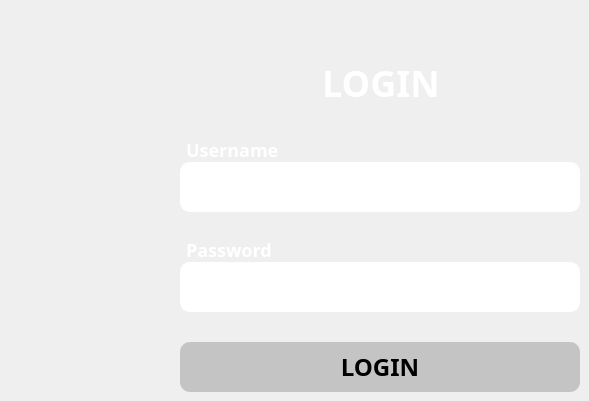
      <widget class="QWidget" name="SettingsTab">
       <attribute name="icon">
        <iconset resource="source.qrc">
         <normaloff>:/logos/logos/SettingsTabIcon.png</normaloff>:/logos/logos/SettingsTabIcon.png</iconset>
       </attribute>
       <attribute name="title">
        <string/>
       </attribute>
       <widget class="QLabel" name="LoginLabel">
        <property name="geometry">
         <rect>
          <x>322</x>
          <y>67</y>
          <width>116</width>
          <height>32</height>
         </rect>
        </property>
        <property name="styleSheet">
         <string notr="true">font-family: Plus Jakarta Sans;
font-style: normal;
font-weight: 500;
font-size: 36px;
line-height: 90%;
/* or 32px */

text-align: center;
text-transform: uppercase;

color: #FFFFFF;</string>
        </property>
        <property name="text">
         <string>LOGIN</string>
        </property>
       </widget>
       <widget class="QLabel" name="UserNameLabel">
        <property name="geometry">
         <rect>
          <x>186</x>
          <y>142</y>
          <width>117</width>
          <height>16</height>
         </rect>
        </property>
        <property name="styleSheet">
         <string notr="true">
font-family: Plus Jakarta Sans;
font-style: normal;
font-weight: 500;
font-size: 18px;
line-height: 90%;
/* or 16px */


color: #FFFFFF;</string>
        </property>
        <property name="text">
         <string>Username</string>
        </property>
       </widget>
       <widget class="QLineEdit" name="UserNameInput">
        <property name="geometry">
         <rect>
          <x>180</x>
          <y>162</y>
          <width>400</width>
          <height>50</height>
         </rect>
        </property>
        <property name="styleSheet">
         <string notr="true">border: 2px solid #FFFFFF;
box-sizing: border-box;
border-radius: 10px;</string>
        </property>
       </widget>
       <widget class="QLabel" name="PasswordNameLabel">
        <property name="geometry">
         <rect>
          <x>186</x>
          <y>242</y>
          <width>113</width>
          <height>16</height>
         </rect>
        </property>
        <property name="styleSheet">
         <string notr="true">
font-family: Plus Jakarta Sans;
font-style: normal;
font-weight: 500;
font-size: 18px;
line-height: 90%;
/* or 16px */


color: #FFFFFF;</string>
        </property>
        <property name="text">
         <string>Password</string>
        </property>
       </widget>
       <widget class="QLineEdit" name="PasswordNameInput">
        <property name="geometry">
         <rect>
          <x>180</x>
          <y>262</y>
          <width>400</width>
          <height>50</height>
         </rect>
        </property>
        <property name="styleSheet">
         <string notr="true">border: 2px solid #FFFFFF;
box-sizing: border-box;
border-radius: 10px;</string>
        </property>
       </widget>
       <widget class="QPushButton" name="LoginButtonSettings">
        <property name="geometry">
         <rect>
          <x>180</x>
          <y>342</y>
          <width>400</width>
          <height>50</height>
         </rect>
        </property>
        <property name="styleSheet">
         <string notr="true">
background: #C4C4C4;
border-radius: 10px;
font-family: Plus Jakarta Sans;
font-style: normal;
font-weight: 500;
font-size: 24px;
line-height: 90%;</string>
        </property>
        <property name="text">
         <string>LOGIN</string>
        </property>
       </widget>
      </widget>
